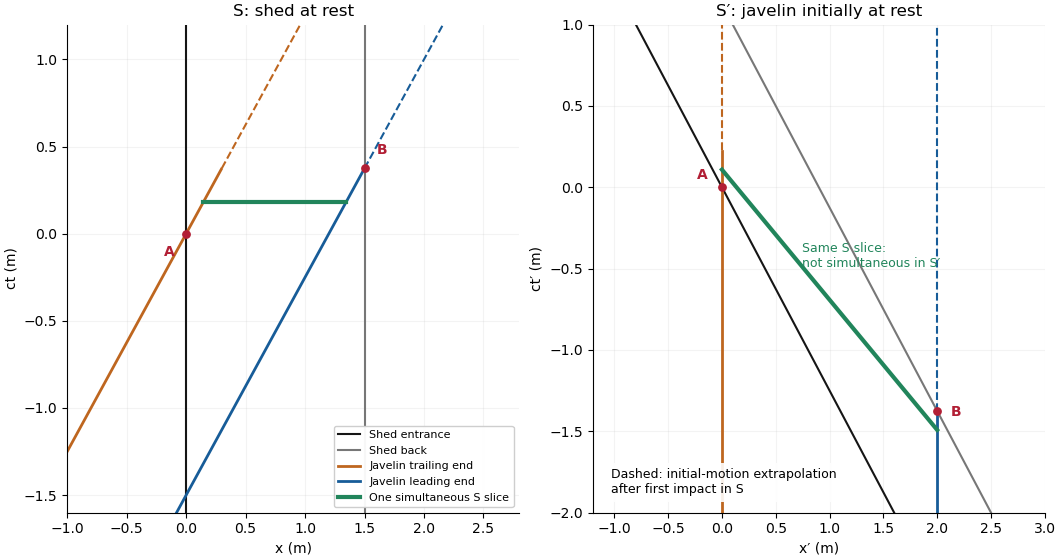

Here is the Python script that generated this plot:
"""Original javelin/shed diagrams; Python 3.14, NumPy 2.3.5, Matplotlib 3.10.7.
PNG basename is written to caller CWD; caller MPLCONFIGDIR is honored.
"""
from pathlib import Path
import numpy as np
import matplotlib
matplotlib.use('Agg')
import matplotlib.pyplot as plt

plt.rcParams.update({'font.size':10,'axes.spines.top':False,'axes.spines.right':False})
fig, axes=plt.subplots(1,2,figsize=(10.6,5.6),layout='constrained',facecolor='white')
colors={'rear':'#be661f','front':'#175c98','entrance':'#151515','back':'#777777','slice':'#21855b'}
T=np.linspace(-1.6,1.2,500)
a=axes[0]
a.plot(np.zeros_like(T),T,color=colors['entrance'],label='Shed entrance')
a.plot(np.full_like(T,1.5),T,color=colors['back'],label='Shed back')
for name,x in [('rear',.8*T),('front',.8*T+1.2)]:
    prior=T<=.375
    a.plot(x[prior],T[prior],color=colors[name],lw=2,label='Javelin '+('trailing end' if name=='rear' else 'leading end'))
    a.plot(x[~prior],T[~prior],color=colors[name],lw=1.5,ls='--')
x=np.linspace(.8*.18,.8*.18+1.2,100)
a.plot(x,np.full_like(x,.18),color=colors['slice'],lw=3,label='One simultaneous S slice')
a.scatter([0,1.5],[0,.375],color='#b21f35',zorder=5,s=28)
a.annotate('A',(0,0),xytext=(-16,-16),textcoords='offset points',color='#b21f35',weight='bold')
a.annotate('B',(1.5,.375),xytext=(9,10),textcoords='offset points',color='#b21f35',weight='bold')
a.set(xlim=(-1.0,2.8),ylim=(-1.6,1.2),xlabel='x (m)',ylabel='ct (m)',title='S: shed at rest')
a.legend(fontsize=8,loc='lower right',framealpha=.95)
Tp=np.linspace(-2,1.0,500);a=axes[1]
a.plot(-.8*Tp,Tp,color=colors['entrance'],label='Shed entrance')
a.plot(.9-.8*Tp,Tp,color=colors['back'],label='Shed back')
for name,xp,cut in [('rear',0.,.225),('front',2.,-1.375)]:
    prior=Tp<=cut
    a.plot(np.full(np.sum(prior),xp),Tp[prior],color=colors[name],lw=2)
    a.plot(np.full(np.sum(~prior),xp),Tp[~prior],color=colors[name],lw=1.5,ls='--')
xp=np.linspace(0,2,100)
a.plot(xp,.108-.8*xp,color=colors['slice'],lw=3)
a.annotate('Same S slice:\nnot simultaneous in S\N{PRIME}',(.9,-.612),xytext=(-12,14),textcoords='offset points',fontsize=9,color=colors['slice'])
a.scatter([0,2],[0,-1.375],color='#b21f35',zorder=5,s=28)
a.annotate('A',(0,0),xytext=(-18,6),textcoords='offset points',color='#b21f35',weight='bold')
a.annotate('B',(2,-1.375),xytext=(10,-4),textcoords='offset points',color='#b21f35',weight='bold')
a.set(xlim=(-1.2,3.0),ylim=(-2,1.0),xlabel='x\N{PRIME} (m)',ylabel='ct\N{PRIME} (m)',title='S\N{PRIME}: javelin initially at rest')
a.text(.04,.04,'Dashed: initial-motion extrapolation\nafter first impact in S',transform=a.transAxes,fontsize=9,bbox={'facecolor':'white','alpha':.9,'edgecolor':'none'})
for a in axes:
    a.set_facecolor('white');a.grid(alpha=.15)
fig.savefig(Path('paper-4-javelin-spacetime.png'),dpi=100,facecolor='white',transparent=False)
plt.close(fig)
